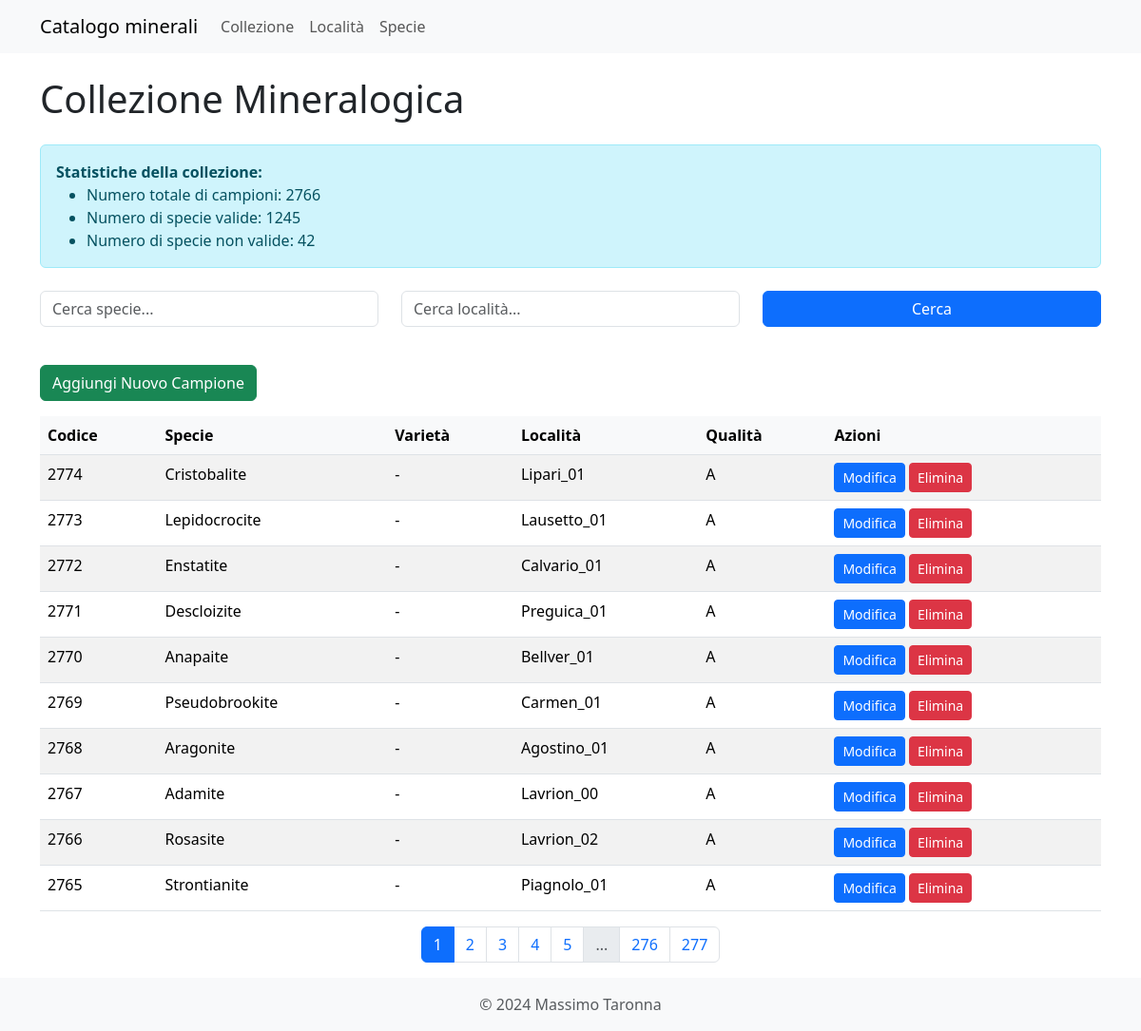
The page /collezione on the database its author committed.
### models.py (models this page shows, shortened)
class Collezione(db.Model, SerializerMixin):
    id = db.Column(db.Integer, primary_key=True)
    codice = db.Column(db.Integer, unique=True, nullable=False)
    posizione = db.Column(db.String(50))
    specie_id = db.Column(db.Integer, db.ForeignKey('specie.id', name='fk_collezione_specie'), nullable=True)
    specie_nome = db.Column(db.String(100))
    specie_non_valida = db.Column(db.String(100))
    varieta = db.Column(db.String(100))
    alias = db.Column(db.String(100))
    associazione = db.Column(db.String(100))
    cod_loc = db.Column(db.String(30), db.ForeignKey('localita.cod_loc', name='fk_collezione_localita'))
    dimensionamento = db.Column(db.String(50))
    qualita = db.Column(db.String(10))
    data_ins = db.Column(db.Date)
    data_acq = db.Column(db.Date)
    mod_acq = db.Column(db.String(50))
    acquisito_da = db.Column(db.String(100))
    costo = db.Column(db.Float)
    luogo_acq = db.Column(db.String(50))
    scambiato_per = db.Column(db.String(50))
    note = db.Column(db.Text)
    referenza = db.Column(db.String(100))
    descrizione = db.Column(db.String(200))
    fluor_lw = db.Column(db.String(20))
    fluor_sw = db.Column(db.String(20))
    radioattivo = db.Column(db.String(20))
    tl = db.Column(db.Boolean)
    specie_rel = db.relationship('Specie', back_populates='campioni')
    serialize_rules = ('-localita', '-specie_rel')

### app.py (the view)
@app.route('/collezione', methods=['GET'])
def collezione():
    page = request.args.get('page', 1, type=int)
    specie_search = request.args.get('specie-search', '')
    localita_search = request.args.get('localita-search', '')
    query = Collezione.query
    if specie_search:
        query = query.filter(Collezione.specie_nome.ilike(f'%{specie_search}%'))
    if localita_search:
        query = query.filter(Collezione.cod_loc.ilike(f'%{localita_search}%'))
    pagination = query.order_by(Collezione.codice.desc()).paginate(page=page, per_page=10, error_out=False)
    items = pagination.items
    total_campioni = query.count()
    specie_valide = db.session.query(func.count(func.distinct(Collezione.specie_id))).filter(Collezione.specie_id.isnot(None)).scalar()
    specie_non_valide = db.session.query(func.count(func.distinct(Collezione.specie_nome))).filter(Collezione.specie_id.is_(None)).scalar()
    return render_template('collezione.html',
                           items=items,
                           pagination=pagination,
                           total_campioni=total_campioni,
                           specie_valide=specie_valide,
                           specie_non_valide=specie_non_valide,
                           specie_search=specie_search,
                           localita_search=localita_search)

### app.py (called while the page is built)
@app.context_processor
def inject_specie_valide():
    specie_valide_count = db.session.query(func.count(func.distinct(Collezione.specie_id))).filter(Collezione.specie_id.isnot(None)).scalar()
    return {'specie_valide': specie_valide_count}

### templates/collezione.html (shortened to what this page needs)
{% extends "base.html" %}
{% block content %}
<h1 class="mb-4">Collezione Mineralogica</h1>
<div class="alert alert-info mb-4">
    <p class="mb-0"><strong>Statistiche della collezione:</strong></p>
    <ul class="mb-0">
        <li>Numero totale di campioni: {{ total_campioni }}</li>
        <li>Numero di specie valide: {{ specie_valide }}</li>
        <li>Numero di specie non valide: {{ specie_non_valide }}</li>
    </ul>
</div>
<form method="GET" class="mb-4">
    <div class="row">
        <div class="col-md-4 mb-3">
            <input type="text" id="specie-search" name="specie-search" class="form-control" placeholder="Cerca specie..." value="{{ specie_search }}">
        </div>
        <div class="col-md-4 mb-3">
            <input type="text" id="localita-search" name="localita-search" class="form-control" placeholder="Cerca località..." value="{{ localita_search }}">
        </div>
        <div class="col-md-4 mb-3">
            <button class="btn btn-primary w-100" type="submit">Cerca</button>
        </div>
    </div>
</form>
<a href="{{ url_for('new_collezione') }}" class="btn btn-success mb-3">Aggiungi Nuovo Campione</a>
<table class="table table-striped">
    <thead>
        <tr>
            <th>Codice</th>
            <th>Specie</th>
            <th>Varietà</th>
            <th>Località</th>
            <th>Qualità</th>
            <th>Azioni</th>
        </tr>
    </thead>
    <tbody>
        {% for item in items %}
        <tr>
            <td>{{ item.codice }}</td>
            <td>{{ item.specie_nome }}</td>
            <td>{{ item.varieta }}</td>
            <td>{{ item.cod_loc }}</td>
            <td>{{ item.qualita }}</td>
            <td>
                <a href="{{ url_for('edit_collezione', id=item.id) }}" class="btn btn-sm btn-primary">Modifica</a>
                <button type="button" class="btn btn-sm btn-danger" data-bs-toggle="modal" data-bs-target="#deleteModal{{ item.id }}">
                    Elimina
                </button>
            </td>
        </tr>
        {% endfor %}
    </tbody>
</table>
{% if pagination.pages > 1 %}
<nav aria-label="Page navigation">
    <ul class="pagination justify-content-center">
        {% for page in pagination.iter_pages() %}
            {% if page %}
                {% if page != pagination.page %}
                    <li class="page-item">
                        <a class="page-link" href="{{ url_for('collezione', page=page, specie_search=specie_search, localita_search=localita_search) }}">{{ page }}</a>
                    </li>
                {% else %}
                    <li class="page-item active"><span class="page-link">{{ page }}</span></li>
                {% endif %}
            {% else %}
                <li class="page-item disabled"><span class="page-link">...</span></li>
            {% endif %}
        {% endfor %}
    </ul>
</nav>
{% endif %}
{% endblock %}

### static/styles/style.css (style rules this page uses)
.table-striped tbody tr:nth-of-type(odd) { background-color: rgba(0, 0, 0, .05); }
.table th { background-color: #f8f9fa; }

### rows shown on the page
Collezione: codice "2774", specie_nome "Cristobalite", varieta "-", cod_loc "Lipari_01", qualita "A"
Collezione: codice "2773", specie_nome "Lepidocrocite", varieta "-", cod_loc "Lausetto_01", qualita "A"
Collezione: codice "2772", specie_nome "Enstatite", varieta "-", cod_loc "Calvario_01", qualita "A"
Collezione: codice "2771", specie_nome "Descloizite", varieta "-", cod_loc "Preguica_01", qualita "A"
Collezione: codice "2770", specie_nome "Anapaite", varieta "-", cod_loc "Bellver_01", qualita "A"
Collezione: codice "2769", specie_nome "Pseudobrookite", varieta "-", cod_loc "Carmen_01", qualita "A"
Collezione: codice "2768", specie_nome "Aragonite", varieta "-", cod_loc "Agostino_01", qualita "A"
Collezione: codice "2767", specie_nome "Adamite", varieta "-", cod_loc "Lavrion_00", qualita "A"
Collezione: codice "2766", specie_nome "Rosasite", varieta "-", cod_loc "Lavrion_02", qualita "A"
Collezione: codice "2765", specie_nome "Strontianite", varieta "-", cod_loc "Piagnolo_01", qualita "A"

### other values the page prints
{{ total_campioni }} "2766"
{{ specie_valide }} "1245"
{{ specie_non_valide }} "42"
{{ page }} "1"
{{ page }} "2" "3" "4" "5" "276" "277"
